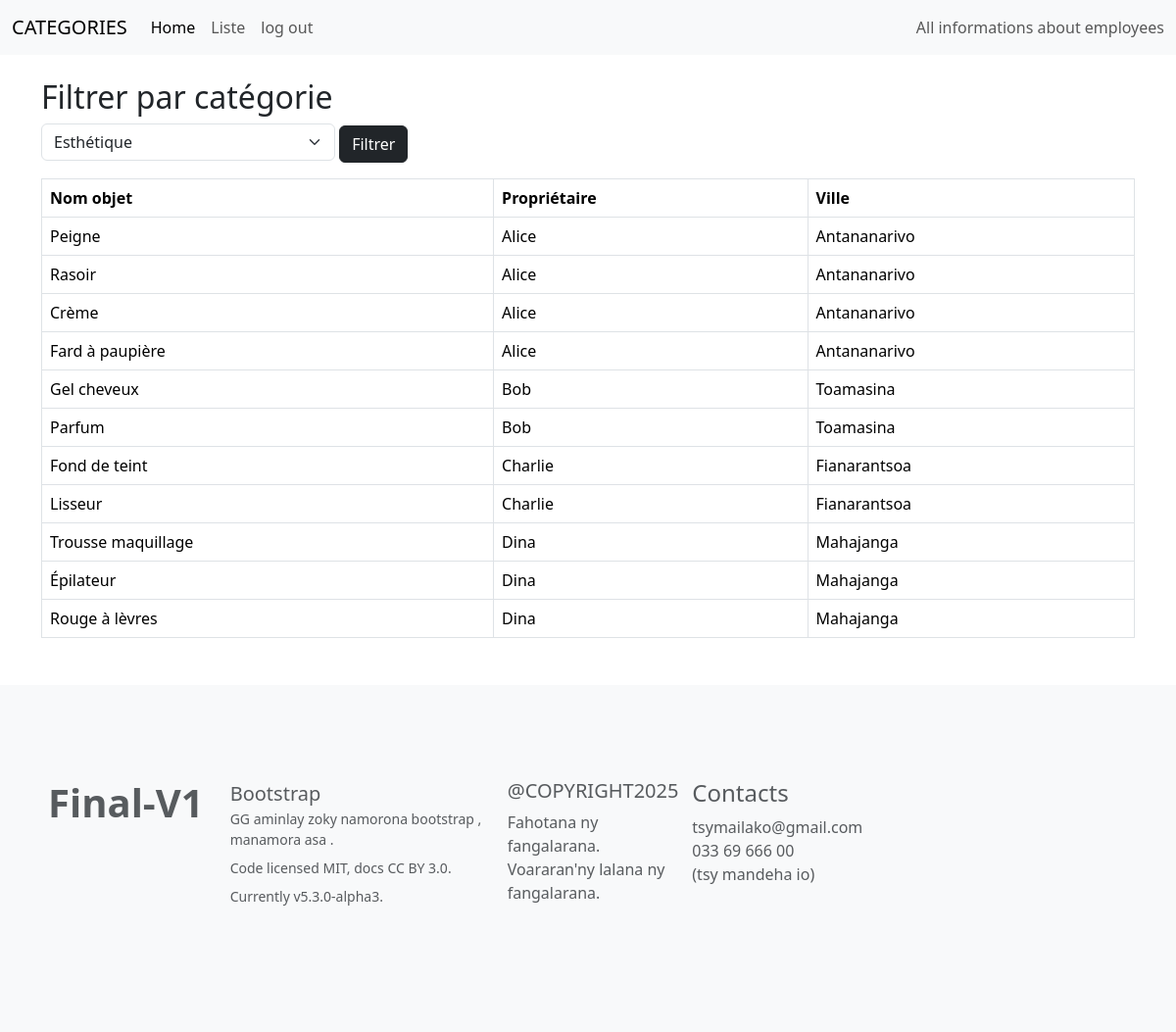
/pages/categorie.php?categorie=1, run on the app's committed database.
### tables this page shows
CREATE TABLE V1_EXAM_objet (
    id_objet INT PRIMARY KEY AUTO_INCREMENT,
    nom_objet VARCHAR(100) NOT NULL,
    id_categorie INT NOT NULL,
    id_membre INT NOT NULL,
    FOREIGN KEY (id_categorie) REFERENCES V1_EXAM_categorie_objet(id_categorie) ON DELETE CASCADE,
    FOREIGN KEY (id_membre) REFERENCES V1_EXAM_membre(id_membre) ON DELETE CASCADE
);

CREATE TABLE V1_EXAM_membre (
    id_membre INT PRIMARY KEY AUTO_INCREMENT,
    nom VARCHAR(100) NOT NULL,
    date_naissance DATE NOT NULL,
    genre ENUM('Homme', 'Femme') NOT NULL,
    email VARCHAR(150) UNIQUE NOT NULL,
    ville VARCHAR(100),
    mdp VARCHAR(255) NOT NULL,
    image_profil VARCHAR(255)
);

### inc/connection.php (called while the page is built, shortened)
<?php
function dbconnect()
{
    static $connect = null;
    if ($connect === null) {
        $connect = mysqli_connect('localhost', 'ETU003964', 'jV8bPgbK', 'db_s2_ETU003964');
        mysqli_set_charset($connect, 'utf8mb4');
    }
    return $connect;
}
?>

### inc/fonction.php (called while the page is built, shortened)
<?php
require_once 'connection.php';
function getAllCategories() {
    $sql = "SELECT * FROM V1_EXAM_categorie_objet";
    $result = mysqli_query(dbconnect(), $sql);
    $data = [] ;
    if ($result) {
        while ($row = mysqli_fetch_assoc($result)) {
            $data[] = $row;
        }
    }
    return $data;
}
function getObjetsByCategorie($id_categorie) {
    $sql = "SELECT o.nom_objet, m.nom, m.ville
            FROM V1_EXAM_objet o
            JOIN V1_EXAM_membre m ON o.id_membre = m.id_membre
            WHERE o.id_categorie = " . intval($id_categorie);
    $result = mysqli_query(dbconnect(), $sql);
    $data = [] ;
    if ($result) {
        while ($row = mysqli_fetch_assoc($result)) {
            $data[] = $row;
        }
    }
    return $data;
}
?>

### pages/categorie.php (the view, shortened to what this page needs)
<?php
require_once('../inc/fonction.php');
include("../inc/header.php") ;
$categories = getAllCategories();
$selected = isset($_GET['categorie']) ? intval($_GET['categorie']) : 0;
$objets = $selected ? getObjetsByCategorie($selected) : [];
?>
<!DOCTYPE html>
<html lang="fr">
<head>
    <link rel="stylesheet" href="../assets/bootstrap/css/bootstrap.css">
</head>
<body>
<div class="container mt-4">
    <h2>Filtrer par catégorie</h2>
    <form method="get" class="mb-3">
        <select name="categorie" class="form-select" style="width:300px;display:inline-block;">
            <?php foreach ($categories as $cat): ?>
                <option value="<?= $cat['id_categorie'] ?>" <?= $selected == $cat['id_categorie'] ? 'selected' : '' ?>>
                    <?= htmlspecialchars($cat['nom_categorie']) ?>
                </option>
            <?php endforeach; ?>
        </select>
        <button type="submit" class="btn btn-dark">Filtrer</button>
    </form>
    <?php if ($selected && $objets): ?>
        <table class="table table-bordered">
            <thead>
                <tr>
                    <th>Nom objet</th>
                    <th>Propriétaire</th>
                    <th>Ville</th>
                </tr>
            </thead>
            <tbody>
            <?php foreach ($objets as $objet): ?>
                <tr>
                    <td><?= htmlspecialchars($objet['nom_objet']) ?></td>
                    <td><?= htmlspecialchars($objet['nom']) ?></td>
                    <td><?= htmlspecialchars($objet['ville']) ?></td>
                </tr>
            <?php endforeach; ?>
            </tbody>
        </table>
    <?php elseif ($selected): ?>
        <div class="alert alert-warning">Aucun objet dans cette catégorie.</div>
    <?php endif; ?>
</div>
</body>
</html>
<?php
include("../inc/footer.php") ;
?>

### data on the page
v1_exam_objet: nom_objet "Peigne", id_membre.nom "Alice", id_membre.ville "Antananarivo"
v1_exam_objet: nom_objet "Rasoir", id_membre.nom "Alice", id_membre.ville "Antananarivo"
v1_exam_objet: nom_objet "Crème", id_membre.nom "Alice", id_membre.ville "Antananarivo"
v1_exam_objet: nom_objet "Fard à paupière", id_membre.nom "Alice", id_membre.ville "Antananarivo"
v1_exam_objet: nom_objet "Gel cheveux", id_membre.nom "Bob", id_membre.ville "Toamasina"
v1_exam_objet: nom_objet "Parfum", id_membre.nom "Bob", id_membre.ville "Toamasina"
v1_exam_objet: nom_objet "Fond de teint", id_membre.nom "Charlie", id_membre.ville "Fianarantsoa"
v1_exam_objet: nom_objet "Lisseur", id_membre.nom "Charlie", id_membre.ville "Fianarantsoa"
v1_exam_objet: nom_objet "Trousse maquillage", id_membre.nom "Dina", id_membre.ville "Mahajanga"
v1_exam_objet: nom_objet "Épilateur", id_membre.nom "Dina", id_membre.ville "Mahajanga"
v1_exam_objet: nom_objet "Rouge à lèvres", id_membre.nom "Dina", id_membre.ville "Mahajanga"

### other printed values
form field categorie "Esthétique"
